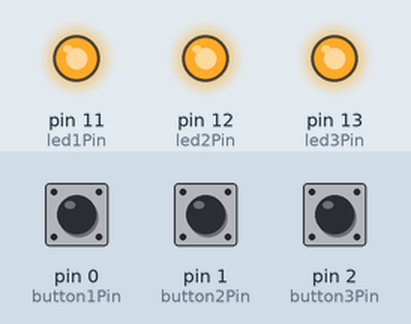
Recording of a sketch running on a simulated Arduino Uno, built with avr-gcc and run on an emulated ATmega328P. On the bench: output pins drawn as LEDs (lit = HIGH). Inputs (shaded band) come from the test bench; at power-on: pin 0 (button1Pin) LOW, pin 1 (button2Pin) LOW, pin 2 (button3Pin) LOW.

Above: at 1.2 s.
1.3 s: pin 0 (button1Pin) pulled HIGH for 0.15 s
At 1.6 s:
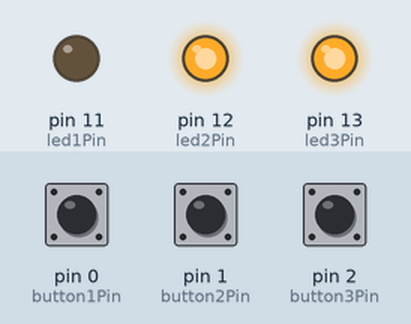
2.9 s: pin 1 (button2Pin) pulled HIGH for 0.15 s
At 4.0 s:
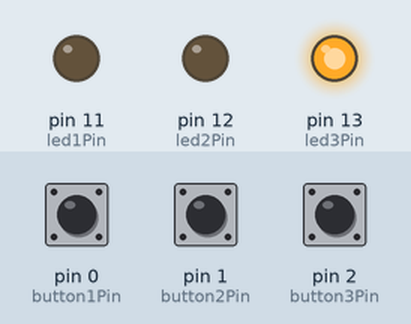
4.5 s: pin 2 (button3Pin) pulled HIGH for 0.15 s
At 5.2 s:
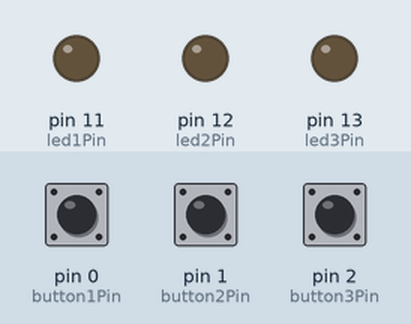
6.1 s: pin 0 (button1Pin) pulled HIGH for 1 s
At 6.4 s:
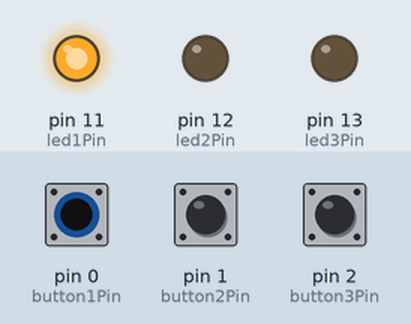
8.6 s: pin 1 (button2Pin) pulled HIGH for 1 s
At 9.6 s:
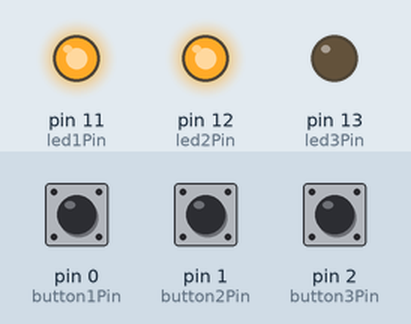
11.1 s: pin 0 (button1Pin) pulled HIGH for 0.15 s
At 11.5 s:
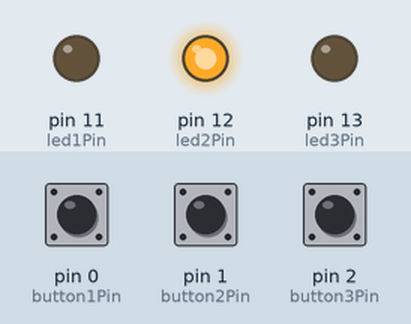
Timing chart, 0 to 13.7 s (numbered marks = the images above; inputs shaded):
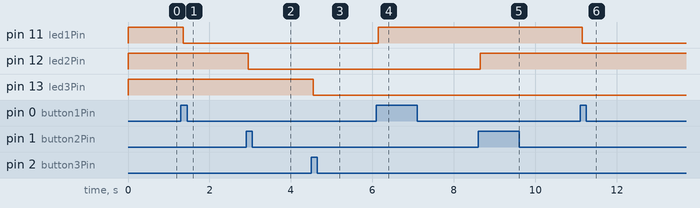

Measured:
- after the input at 1.3 s, pin 11 (led1Pin): HIGH → LOW after 0.05 s
- after the input at 2.9 s, pin 12 (led2Pin): HIGH → LOW after 0.05 s
- after the input at 4.5 s, pin 13 (led3Pin): HIGH → LOW after 0.05 s
- after the input at 6.1 s, pin 11 (led1Pin): LOW → HIGH after 0.05 s
- after the input at 8.6 s, pin 12 (led2Pin): LOW → HIGH after 0.05 s
- after the input at 11.1 s, pin 11 (led1Pin): HIGH → LOW after 0.05 s

The sketch:

LEDButton3_Demo.ino
```cpp
const int led1Pin = 11, led2Pin = 12, led3Pin = 13; // LED Pins
const int button1Pin = 0, button2Pin = 1, button3Pin = 2;

int led1State = HIGH, led2State = HIGH, led3State = HIGH;
int button1State, button2State, button3State;
int button1PreviousState = LOW, button2PreviousState = LOW, button3PreviousState = LOW;

long button1LastDebounce = 0;
long button2LastDebounce = 0;
long button3LastDebounce = 0;

const long debounceDelay = 50;

void setup(){
  pinMode(led1Pin, OUTPUT);
  pinMode(led2Pin, OUTPUT);
  pinMode(led3Pin, OUTPUT);

  pinMode(button1Pin, INPUT);
  pinMode(button2Pin, INPUT);
  pinMode(button3Pin, INPUT);

  digitalWrite(led1Pin, led1State);
  digitalWrite(led2Pin, led2State);
  digitalWrite(led3Pin, led3State);
}

void loop(){

  // Check button 1
  int button1Reading = digitalRead(button1Pin);

  if(button1Reading != button1PreviousState){
    button1LastDebounce = millis();
  }

  if((millis() - button1LastDebounce) > debounceDelay){
    if(button1Reading != button1State){
      button1State = button1Reading;
      if(button1State == HIGH){
        toggleOutput(&led1Pin, &led1State);
      }
    }
  }

  button1PreviousState = button1Reading;


  // Check button 2
  int button2Reading = digitalRead(button2Pin);

  if(button2Reading != button2PreviousState){
    button2LastDebounce = millis();
  }

  if((millis() - button2LastDebounce) > debounceDelay){
    if(button2Reading != button2State){
      button2State = button2Reading;
      if(button2State == HIGH){
        toggleOutput(&led2Pin, &led2State);
      }
    }
  }

  button2PreviousState = button2Reading;


  // Check button 3
  int button3Reading = digitalRead(button3Pin);

  if(button3Reading != button3PreviousState){
    button3LastDebounce = millis();
  }

  if((millis() - button3LastDebounce) > debounceDelay){
    if(button3Reading != button3State){
      button3State = button3Reading;
      if(button3State == HIGH){
        toggleOutput(&led3Pin, &led3State);
      }
    }
  }

  button3PreviousState = button3Reading;

}

void toggleOutput(const int* pin, int* state){
  *state = !*state;
  digitalWrite(*pin, *state);
}
```
